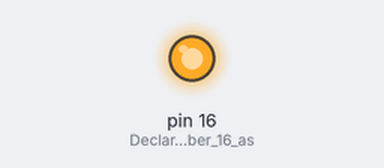
Recording of a sketch running on a simulated Arduino Uno, built with avr-gcc and run on an emulated ATmega328P. On the bench: output pins drawn as LEDs (lit = HIGH). What the sketch prints to the serial monitor is not drawn.

Above: at 0.1 s.
Timing chart, 0 to 1.6 s (numbered marks = the images above):
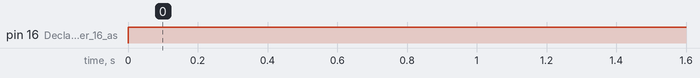

The sketch:

led.ino
```cpp
void setup()
{
  pinMode(16, OUTPUT);  // Declare pin number 16 as output pin
  Serial.begin(115200);
}

void loop()             // put your main code here, to run repeatedly:
{
  digitalWrite(16, HIGH);        //Write pin 16 as Low to make LED glow
  Serial.println("LED ON");     //Print on the serial monitor that LED is ON
}
```

Measured:
- by itself, pin 16 (Declare_pin_number_16_as): LOW → HIGH at 0.00 s
